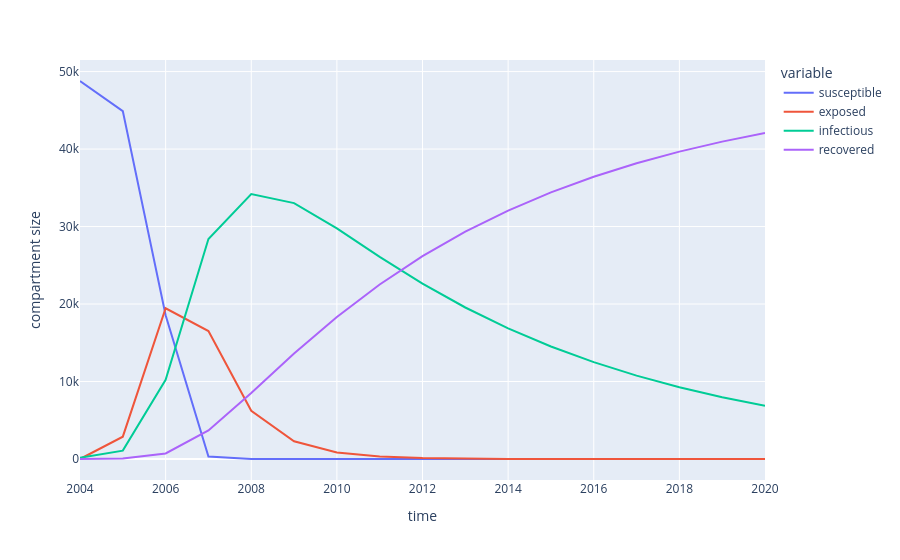

Write notebook code for a chart like this one.
### Markdown cell above
Not surprisingly, this model also does not capture realistic TB dynamics. The average dwell time in the exposed compartment is 1/k, and with a progression rate of 0.00244, this is 410 years. The result is as the figure shows above; the population gradually moves from the susceptible to the exposed compartment, but during this short time span, only 279/48928 or around 0.5% of the total population ends up in the recovered compartment - and 144 were infectious (already passed the slow exposed compartment) to begin with. 

Newer studies suggest that the risk of infection and the average rate of progression to disease may be higher than we previously thought, and that many cases previously thought to arise from reactivation actually arise from reinfection. 

Let's say that the average dwell time in the exposed compartment is 1 year, then the rate of progression is exactly 1 (we ignore the mortality rate for now).

### Code cell
# Flow parameters
parameters = {
    "recovery": 0.15, # -Ish for untreated TB per year
    "contact_rate": 10, # Effective contacts per person per year

    # Latent period is 1 year on average
    "progression": 1.0
}

# Run the SEIR model with these specified parameters
seir_model.run(parameters=parameters)
compartment_values = seir_model.get_outputs_df()
compartment_values.plot(
    labels={"index": "time", "value": "compartment size"}
)

### Figure 1 — Plotly figure (JSON) as saved in the notebook; plotly's stock layout.template omitted (floating-point values rounded to 4 significant figures)
{"data": [{"hovertemplate": "variable=susceptible<br>time=%{x}<br>compartment size=%{y}<extra></extra>", "legendgroup": "susceptible", "line": {"color": "#636efa", "dash": "solid"}, "marker": {"symbol": "circle"}, "mode": "lines", "name": "susceptible", "orientation": "v", "showlegend": true, "type": "scatter", "x": [2004.0, 2005.0, 2006.0, 2007.0, 2008.0, 2009.0, 2010.0, 2011.0, 2012.0, 2013.0, 2014.0, 2015.0, 2016.0, 2017.0, 2018.0, 2019.0, 2020.0], "xaxis": "x", "y": [48780.0, 44910.0, 18550.0, 318.8, 0.4413, 0.001774, -2.389e-05, -4.146e-05, -4.146e-05, -4.146e-05, -4.146e-05, -4.146e-05, -4.146e-05, -4.146e-05, -4.146e-05, -4.146e-05, -4.146e-05], "yaxis": "y"}, {"hovertemplate": "variable=exposed<br>time=%{x}<br>compartment size=%{y}<extra></extra>", "legendgroup": "exposed", "line": {"color": "#EF553B", "dash": "solid"}, "marker": {"symbol": "circle"}, "mode": "lines", "name": "exposed", "orientation": "v", "showlegend": true, "type": "scatter", "x": [2004.0, 2005.0, 2006.0, 2007.0, 2008.0, 2009.0, 2010.0, 2011.0, 2012.0, 2013.0, 2014.0, 2015.0, 2016.0, 2017.0, 2018.0, 2019.0, 2020.0], "xaxis": "x", "y": [0.0, 2881.0, 19460.0, 16520.0, 6216.0, 2287.0, 841.2, 309.5, 113.9, 41.91, 15.42, 5.675, 2.088, 0.7682, 0.2828, 0.1041, 0.03834], "yaxis": "y"}, {"hovertemplate": "variable=infectious<br>time=%{x}<br>compartment size=%{y}<extra></extra>", "legendgroup": "infectious", "line": {"color": "#00cc96", "dash": "solid"}, "marker": {"symbol": "circle"}, "mode": "lines", "name": "infectious", "orientation": "v", "showlegend": true, "type": "scatter", "x": [2004.0, 2005.0, 2006.0, 2007.0, 2008.0, 2009.0, 2010.0, 2011.0, 2012.0, 2013.0, 2014.0, 2015.0, 2016.0, 2017.0, 2018.0, 2019.0, 2020.0], "xaxis": "x", "y": [144.0, 1081.0, 10210.0, 28400.0, 34190.0, 33030.0, 29750.0, 26100.0, 22640.0, 19550.0, 16850.0, 14520.0, 12500.0, 10760.0, 9260.0, 7970.0, 6860.0], "yaxis": "y"}, {"hovertemplate": "variable=recovered<br>time=%{x}<br>compartment size=%{y}<extra></extra>", "legendgroup": "recovered", "line": {"color": "#ab63fa", "dash": "solid"}, "marker": {"symbol": "circle"}, "mode": "lines", "name": "recovered", "orientation": "v", "showlegend": true, "type": "scatter", "x": [2004.0, 2005.0, 2006.0, 2007.0, 2008.0, 2009.0, 2010.0, 2011.0, 2012.0, 2013.0, 2014.0, 2015.0, 2016.0, 2017.0, 2018.0, 2019.0, 2020.0], "xaxis": "x", "y": [0.0, 60.8, 709.4, 3693.0, 8525.0, 13610.0, 18330.0, 22520.0, 26170.0, 29330.0, 32060.0, 34410.0, 36430.0, 38170.0, 39670.0, 40960.0, 42070.0], "yaxis": "y"}], "layout": {"legend": {"title": {"text": "variable"}, "tracegroupgap": 0}, "margin": {"t": 60}, "xaxis": {"anchor": "y", "domain": [0, 1], "title": {"text": "time"}}, "yaxis": {"anchor": "x", "domain": [0, 1], "title": {"text": "compartment size"}}}}
